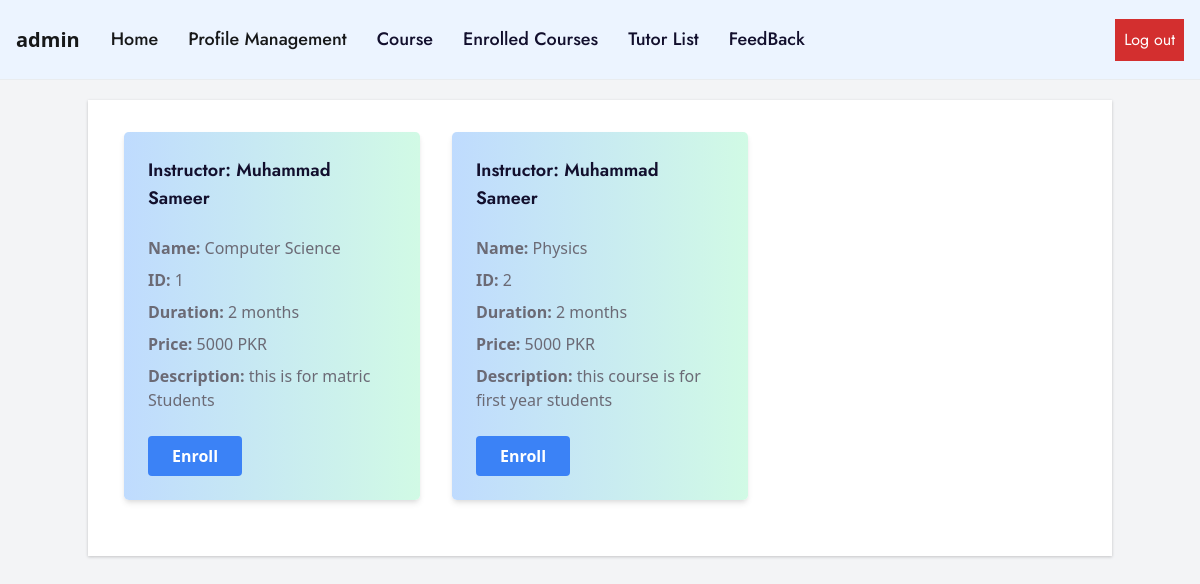
Page /student/course_en.php (signed in) on the earlier database version.
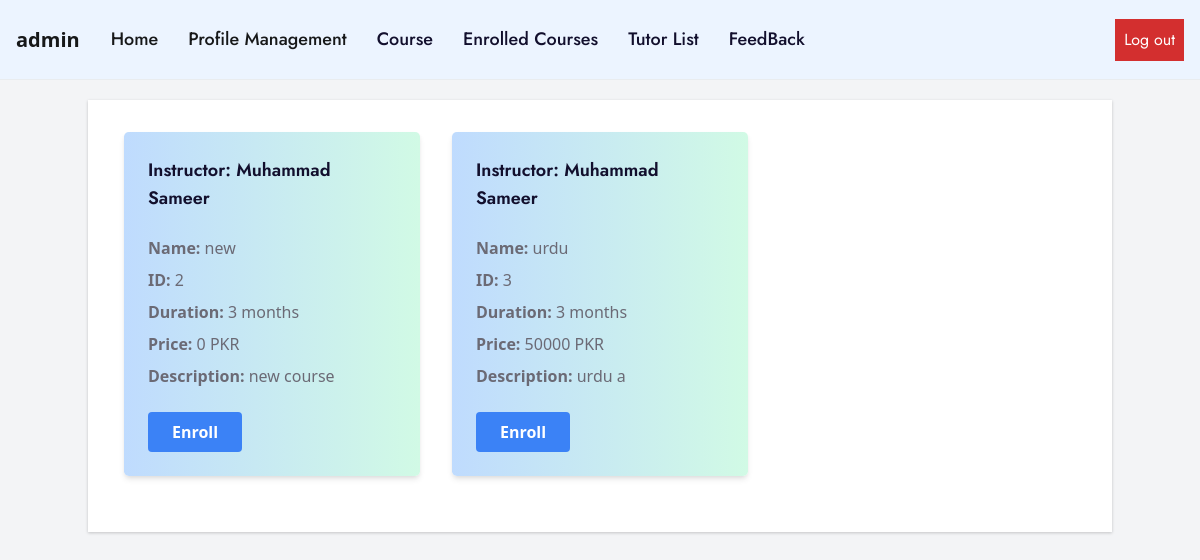
Same page on the later database version.
### tables this page shows
CREATE TABLE `course` (
  `course_name` varchar(255) NOT NULL,
  `course_id` int(255) NOT NULL,
  `course_intsructor` varchar(255) NOT NULL,
  `course_duration` varchar(255) NOT NULL,
  `course_price` int(255) NOT NULL,
  `course_description` varchar(255) NOT NULL,
  `instructor_id` int(255) NOT NULL,
  `course_image` varchar(255) NOT NULL
);

### student/course_en.php (the view, shortened to what this page needs)
<!DOCTYPE html>
<html>
<?php
include('./header.php');
?>
<head>
  <link href="https://cdn.jsdelivr.net/npm/tailwindcss@2.2.17/dist/tailwind.min.css" rel="stylesheet">
</head>
<body class="bg-gray-100">
  <div class="container mx-auto py-8">
    <?php
    include('../dbcon.php');
    $query = "SELECT course_id, course_name, course_description, course_duration, course_price, course_intsructor,instructor_id FROM course";
    $query_run = mysqli_query($con, $query);
    $course = mysqli_num_rows($query_run);
    ?>
    <div class="flex flex-wrap">
      <?php
      if ($course > 0) {
        while ($row = mysqli_fetch_array($query_run)) {
      ?>
          <div class="w-full md:w-1/2 lg:w-1/3 px-3 mb-4">
            <div class=" bg-gradient-to-l from-green-100 to-blue-200 shadow-md rounded-lg p-6">
              <h4 class="text-lg font-bold mb-4">Instructor: <?php echo $row['course_intsructor'] ?></h4>
              <p class="mb-2"><b>Name:</b> <?php echo $row['course_name'] ?></p>
              <p class="mb-2"><b>ID:</b> <?php echo $row['course_id'] ?></p>
              <p class="mb-2"><b>Duration:</b> <?php echo $row['course_duration'] ?></p>
              <p class="mb-2"><b>Price:</b> <?php echo $row['course_price'] ?> PKR</p>
              <p class="mb-4"><b>Description:</b> <?php echo $row['course_description'] ?></p>
              <form method="post">
                <button type="submit" name="submit" class="bg-blue-500 hover:bg-blue-700 text-white font-bold py-2 px-4 rounded">Enroll</button>
              </form>
            </div>
          </div>
      <?php
        }
      }
      ?>
    </div>
  </div>
</body>
</html>

Differences in the rows shown:
removed course: course_intsructor "Muhammad Sameer", course_name "Computer Science", course_id "1", course_duration "2 months", course_price "5000", course_description "this is for matric Students"
changed course id 2: course_name "Physics" → "new"; course_duration "2 months" → "3 months"; course_price "5000" → "0"; course_description "this course is for first year students" → "new course"
added course: course_intsructor "Muhammad Sameer", course_name "urdu", course_id "3", course_duration "3 months", course_price "50000", course_description "urdu a"
